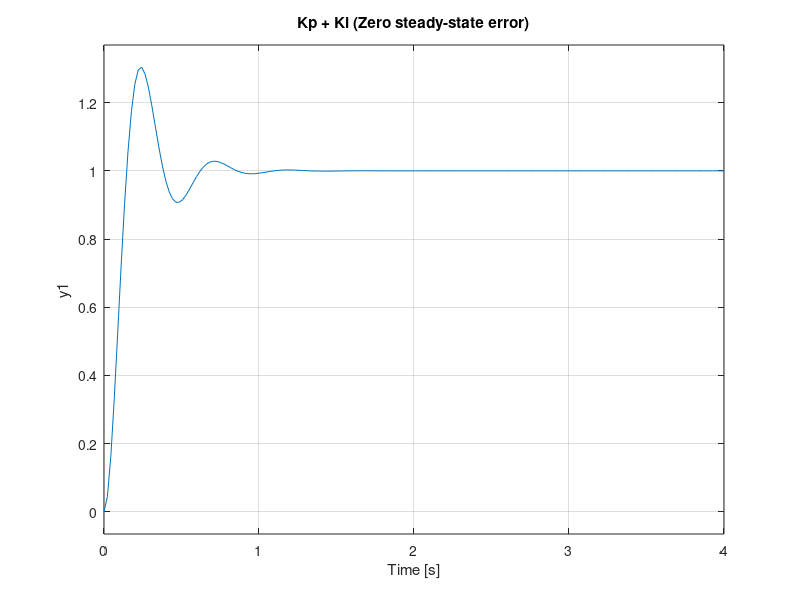
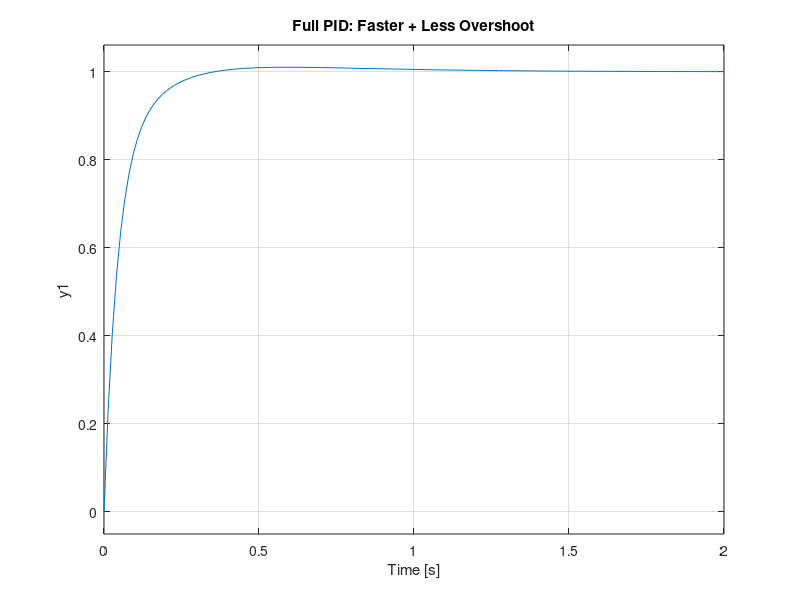

These charts were generated, in order, by the following MATLAB code:
J = 0.01;
b = 0.1;
K = 0.01;
R = 1;
L = 0.5;

s = tf('s');
P_motor = K / ((J*s + b)*(L*s + R) + K^2);

figure

% Case 1: Low Kp
C1 = pid(20, 0, 0);
T1 = feedback(C1 * P_motor, 1);

step(T1)
title('Low Kp (Slow response)')
grid on

% Case 2: Higher Kp
C2 = pid(100, 0, 0);
T2 = feedback(C2 * P_motor, 1);

step(T2)
title('Higher Kp (Faster response,overshoot)')
grid on

% Case 3: Add Ki
C3 = pid(100, 200, 0);
T3 = feedback(C3 * P_motor, 1);
%%

step(T3)
title('Kp + Ki (Zero steady-state error)')
grid on
figure
C4 = pid(100, 200, 10);
T4 = feedback(C4 * P_motor, 1);
step(T4)
grid on
title('Full PID: Faster + Less Overshoot')